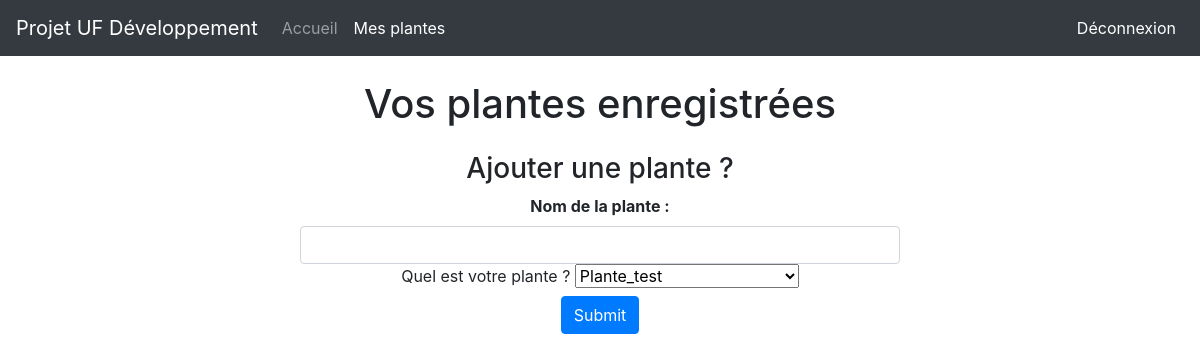
The app's page /Website/index.php?page=mesplantes (signed in), older data.
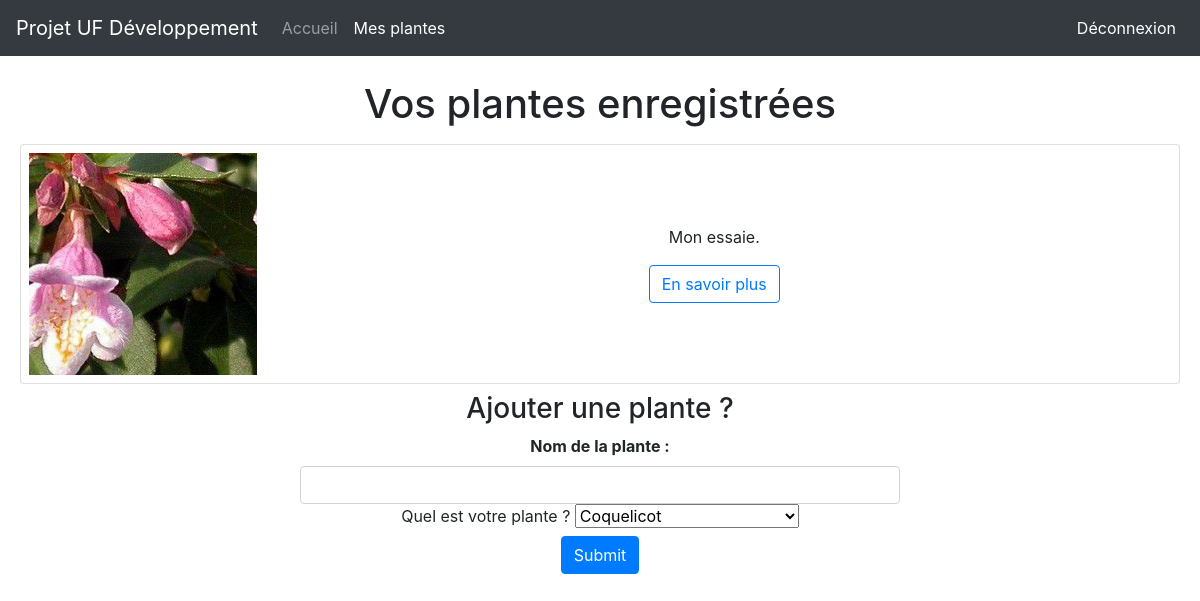
The same page, newer data.
### tables this page shows
CREATE TABLE `plante_utilisateur` (
  `plante_id` int(11) NOT NULL,
  `plante_nom` varchar(255) NOT NULL,
  `fk_plante_id` int(11) NOT NULL,
  `fk_utilisateur_id` int(11) NOT NULL
);

CREATE TABLE `plante` (
  `plante_id` int(11) NOT NULL,
  `plante_nom` varchar(255) NOT NULL,
  `plante_description` text NOT NULL,
  `plante_photo` varchar(255) NOT NULL DEFAULT 'photo.jpg',
  `plante_humidite_opti` varchar(255) NOT NULL,
  `plante_temperature_opti` int(255) NOT NULL,
  `plante_luminosite_opti` varchar(255) NOT NULL,
  `plante_periode_plantation` varchar(255) NOT NULL,
  `plante_periode_floraison` varchar(255) NOT NULL
);

### Website/views/mesplantes_view.php (the view, shortened to what this page needs)
<?php
$req = $db->query('SELECT utilisateur_id FROM utilisateur WHERE utilisateur_login = \'' . $_SESSION['pseudo'] .'\'');
$utilisateur_id = $req->fetch();
$req = $db->query('SELECT * FROM plante_utilisateur WHERE fk_utilisateur_id = ' . $utilisateur_id[0]);
$mesplantes = $req->fetchall();
?>
<!doctype html>
<html>
<head>
    <?php include_once 'views/includes/head.php'?>
</head>
<body>
    <?php include_once 'views/includes/header.php'?>
    <h1 style="text-align:center;">Vos plantes enregistrées</h1>
    <div id="card">
    <?php
    foreach ($mesplantes as $plante) {
    $req = $db->query('SELECT * FROM plante WHERE plante_id = '.$plante['fk_plante_id']);
    $img = $req->fetch();?>
    <div class="card">
        <div class="pic" style="background-image: url('assets/img/<?= $img['plante_photo'] ?>');">
        </div>
        <div class="text">
            <div class="">
                <p><?= ucfirst($plante['plante_nom'])?>.</p>
            </div>
            <div>
            <button type="button" class="btn btn-outline-primary" onclick="document.location='index.php?page=maplante&id=<?= $plante['plante_id'] ?>'">En savoir plus</button>
            </div>
        </div>
    </div>
    <?php
    } ?>
    </div>
    <div id="form">
    <h3>Ajouter une plante ?</h3>
    <form method="POST">
        <div class="form-group">
            <label><strong>Nom de la plante :</strong></label>
            <input name="nom" type="text" class="form-control">
            <label for="pet-select">Quel est votre plante ?</label>
            <select name="plante">
            <?php
            $req = $db->query('SELECT * FROM plante');
            $nomPlantes = $req->fetchAll();
            foreach ($nomPlantes as $nom) { ?>
                <option value="<?= $nom['plante_nom'] ?>"><?= ucfirst($nom['plante_nom']) ?></option>
            <?php
            } ?>
            </select>
            <br>
            <input name="envoie_plante_nom" type="submit" class="btn btn-primary">
        </div>
    </form>
    </div>
</body>
</html>

Row changes from the older to the newer data that the page shows:
added plante_utilisateur: fk_plante.plante_photo (picture), plante_nom "Mon essaie"
Text that changed along with them:
form field plante: "Plante_test" → "Coquelicot"
